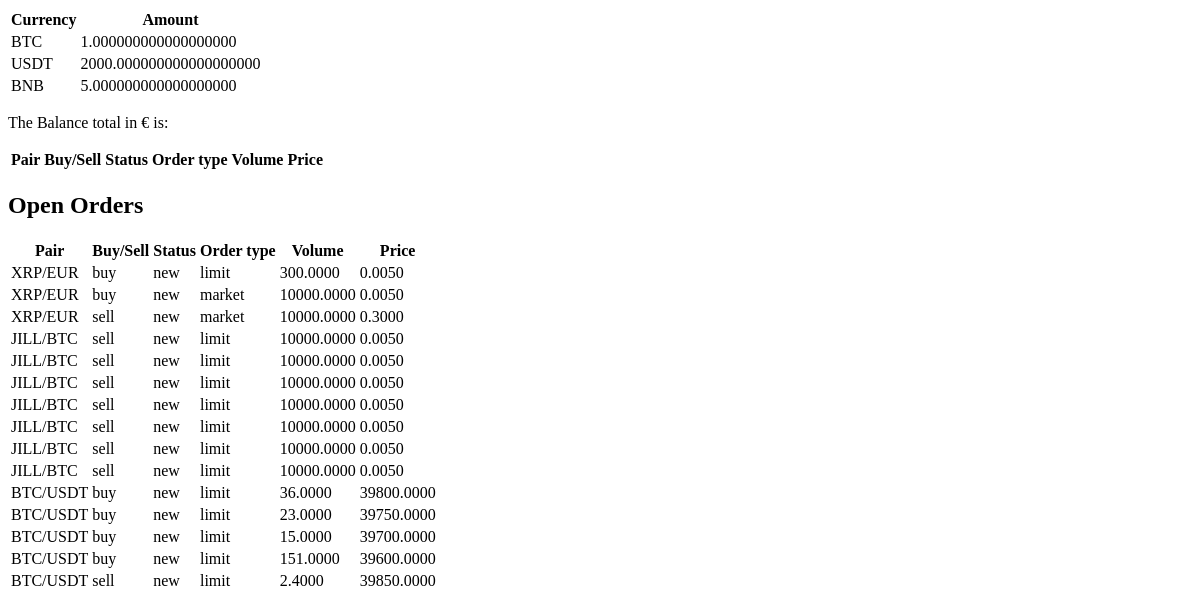
/users/balance/ (signed in), run on an earlier commit of the app's database.
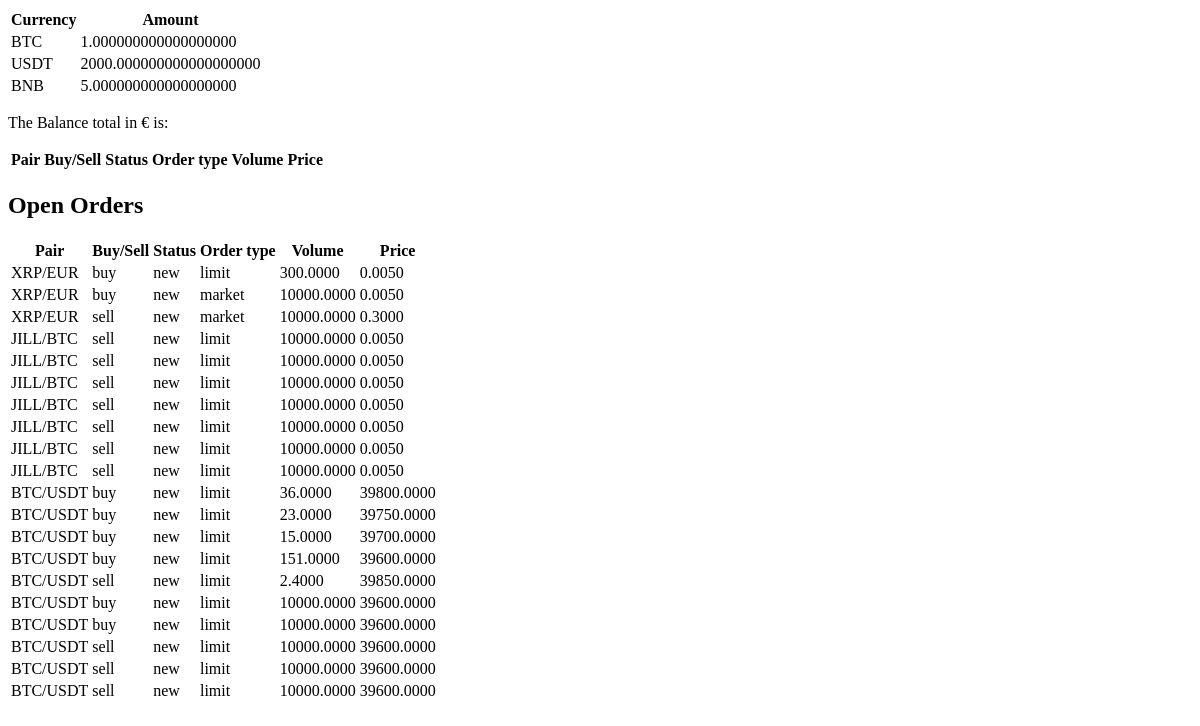
And on a later commit of the database.
### users/models.py (models this page shows)
class UserBalance(models.Model):
   currency = models.ForeignKey('orderbook.Currency', on_delete=models.SET_NULL, null=True)
   amount = models.DecimalField(decimal_places=18, max_digits=36, default=0)
   user = models.ForeignKey(User, on_delete=models.SET_NULL, null=True, blank=True)
   public_key = models.TextField(null=True, blank=True)
   class Meta:
      unique_together = ['currency', 'user']

### orderbook/models.py (models this page shows, shortened)
class Currency(models.Model):
    name = models.CharField(max_length=200, unique=True)
    code = models.CharField(max_length=10, unique=True)
    chain = models.CharField(max_length=10, default='ERC-20')
    last_price = models.DecimalField(max_digits=32, decimal_places=18, null=True)
    contract_creator_hash = models.CharField(max_length=200, default='none')

class Order(models.Model):
    MARKET = 'market'
    LIMIT = 'limit'
    ORDER_TYPE_CHOICES = (
        (MARKET, MARKET.title()),
        (LIMIT, LIMIT.title())
    )
    NEW = 'new'
    FILL = 'fill'
    PARTIAL_FILL = 'partial_fill'
    STATUS_CHOICES = (
        (NEW, NEW.title()),
        (FILL, FILL.title()),
        (PARTIAL_FILL, PARTIAL_FILL.title()),
    )
    SPOT = 'spot'
    FUTURES = 'futures'
    CONTRACT_TYPE_CHOICES = (
        (SPOT, SPOT.title()),
        (FUTURES, FUTURES.title())
    )
    BUY = 'buy'
    SELL = 'sell'
    BUY_SELL_CHOICES = (
        (BUY, BUY.title()),
        (SELL, SELL.title())
    )
    KLINE_INTERVAL_1MINUTE = '1m'
    KLINE_INTERVAL_3MINUTE = '3m'
    KLINE_INTERVAL_5MINUTE = '5m'
    KLINE_INTERVAL_15MINUTE = '15m'
    KLINE_INTERVAL_30MINUTE = '30m'
    KLINE_INTERVAL_1HOUR = '1h'
    KLINE_INTERVAL_2HOUR = '2h'
    KLINE_INTERVAL_4HOUR = '4h'
    KLINE_INTERVAL_6HOUR = '6h'
    KLINE_INTERVAL_8HOUR = '8h'
    KLINE_INTERVAL_12HOUR = '12h'
    KLINE_INTERVAL_1DAY = '1d'
    KLINE_INTERVAL_3DAY = '3d'
    KLINE_INTERVAL_1WEEK = '1w'
    KLINE_INTERVAL_1MONTH = '1M'
    TIMEFRAME_CHOICES = (
        (KLINE_INTERVAL_1MINUTE, KLINE_INTERVAL_1MINUTE),
        (KLINE_INTERVAL_3MINUTE, KLINE_INTERVAL_3MINUTE),
        (KLINE_INTERVAL_5MINUTE, KLINE_INTERVAL_5MINUTE),
        (KLINE_INTERVAL_15MINUTE, KLINE_INTERVAL_15MINUTE),
        (KLINE_INTERVAL_30MINUTE, KLINE_INTERVAL_30MINUTE),
        (KLINE_INTERVAL_1HOUR, KLINE_INTERVAL_1HOUR),
        (KLINE_INTERVAL_2HOUR, KLINE_INTERVAL_2HOUR),
        (KLINE_INTERVAL_4HOUR, KLINE_INTERVAL_4HOUR),
        (KLINE_INTERVAL_6HOUR, KLINE_INTERVAL_6HOUR),
        (KLINE_INTERVAL_8HOUR, KLINE_INTERVAL_8HOUR),
        (KLINE_INTERVAL_12HOUR, KLINE_INTERVAL_12HOUR),
        (KLINE_INTERVAL_1DAY, KLINE_INTERVAL_1DAY),
        (KLINE_INTERVAL_3DAY, KLINE_INTERVAL_3DAY),
        (KLINE_INTERVAL_1WEEK, KLINE_INTERVAL_1WEEK),
        (KLINE_INTERVAL_1MONTH, KLINE_INTERVAL_1MONTH),
    )
    buy_sell = models.CharField(max_length=10, choices=BUY_SELL_CHOICES)
    order_type = models.CharField(max_length=200, choices=ORDER_TYPE_CHOICES, default=LIMIT)
    volume = models.DecimalField(decimal_places=18, max_digits=36, default=10000)
    price = models.DecimalField(decimal_places=18, max_digits=36, default=0.005)# Default value change
    user = models.ForeignKey(User, on_delete=models.SET_NULL, null=True)
    status = models.CharField(max_length=200, choices=STATUS_CHOICES, default=NEW)
    contract_type = models.CharField(max_length=200, choices=CONTRACT_TYPE_CHOICES, default=SPOT)
    trading_pair = models.ForeignKey(TradingPair, on_delete=models.SET_NULL, null=True)
    timestamp = models.DateTimeField(auto_now_add=True)
    updated_at = models.DateTimeField(auto_now=True)

class TradingPair(models.Model):
    pair = models.CharField(max_length=200, unique=True)
    slug = AutoSlugField(populate_from='pair', slugify_function=my_slugify_function, unique=True, null=True)

### users/views.py (the view)
# urls.py: path('balance/', UserBalanceView.as_view(), name='balance'),
class UserBalanceView(ListView):
    model = UserBalance
    template_name = 'users/balance.html'
    def get_queryset(self):
        return self.model.objects.filter(user=self.request.user)
    def get_context_data(self, **kwargs):
        context = super().get_context_data(**kwargs)
        context.update({
            'order_history': Order.objects.filter(user=self.request.user, status=Order.FILL),
            'open_orders': Order.objects.filter(user=self.request.user, status=Order.NEW)
        })
        return context

### templates/users/balance.html (shortened to what this page needs)
<div>
    <table>
        <tr>
            <th>Currency</th><th>Amount</th>
        </tr>
        {% for balance in object_list %}
        <tr>
            <td>{{balance.currency.code}}</td><td>{{balance.amount}}</td>
        </tr>
        {% endfor %}
    </table>
    <p>The Balance total in € is:</p>
</div>
<table class="text-center">
    <tr>
      <th>Pair</th><th>Buy/Sell</th><th>Status</th><th>Order type</th><th>Volume</th><th>Price</th>
    </tr>
  </table>
  <h2>Open Orders</h2>
  <table class="text-center">
    <tr>
      <th>Pair</th><th>Buy/Sell</th><th>Status</th><th>Order type</th><th>Volume</th><th>Price</th>
    </tr>
    {% for order in open_orders %}
    <tr>
      <td>{{order.trading_pair.pair}}</td><td>{{order.buy_sell}}</td><td>{{order.status}}</td><td>{{order.order_type}}</td><td>{{order.volume | floatformat:4}}</td><td>{{order.price | floatformat:4}}</td>
    </tr>
    {% endfor %}
  </table>

What changed in the data, as far as the page shows it:
added Order: trading_pair.pair "BTC/USDT", buy_sell "buy", status "new", order_type "limit", volume "10000.0000", price "39600.0000"
added Order: trading_pair.pair "BTC/USDT", buy_sell "buy", status "new", order_type "limit", volume "10000.0000", price "39600.0000"
added Order: trading_pair.pair "BTC/USDT", buy_sell "sell", status "new", order_type "limit", volume "10000.0000", price "39600.0000"
added Order: trading_pair.pair "BTC/USDT", buy_sell "sell", status "new", order_type "limit", volume "10000.0000", price "39600.0000"
added Order: trading_pair.pair "BTC/USDT", buy_sell "sell", status "new", order_type "limit", volume "10000.0000", price "39600.0000"
